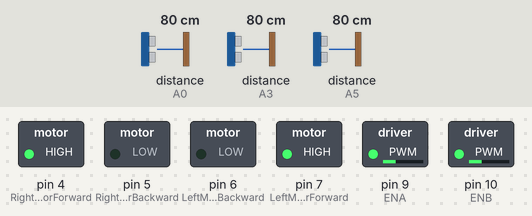
This sketch was run on a simulated Arduino Uno, built with avr-gcc and run on an emulated ATmega328P. Shown: switched loads named in the sketch (green lamp = pin HIGH). Wiring (inferred from the names in the program): 3 × ultrasonic range finder: trigger A1, echo A0 / trigger A2, echo A3 / trigger A4, echo A5. Dashed ring = blinking. The inputs (shaded band) are chosen by the test bench; at power-on: distance to the obstacle (sensors on A0, A3, A5) 80 cm. The echo pulse lasts 58.3 µs per cm; pins used as bus, display or sensor lines are not drawn; what the sketch prints to the serial monitor is not drawn.

Above: at 1.2 s.
1.3 s: distance to the obstacle (sensor on A0) set to 19 cm
3.0 s: distance to the obstacle (sensor on A0) set to 15 cm
At 4.2 s:
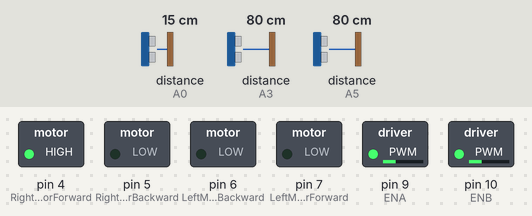
4.5 s: distance to the obstacle (sensor on A3) set to 2 cm
6.4 s: distance to the obstacle (sensor on A5) set to 24 cm
8.2 s: distance to the obstacle (sensor on A5) set to 20 cm
At 8.34 s:
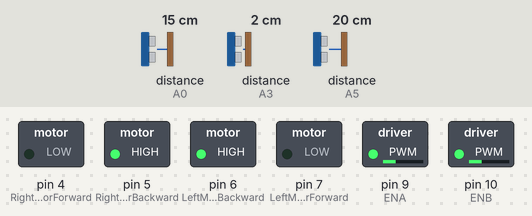
At 8.92 s:
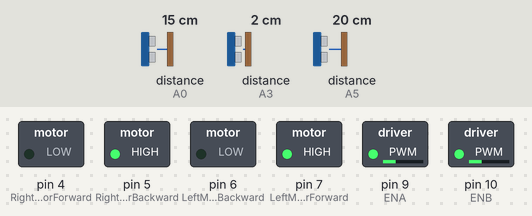
11.2 s: distance to the obstacle (sensor on A0) set to 35 cm
At 12.1 s:
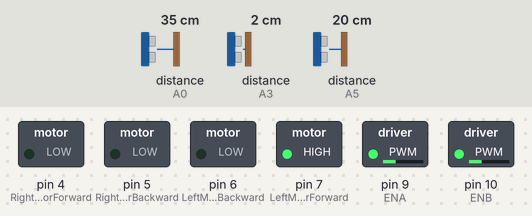
Timing chart, 0 to 13.8 s (numbered marks = the images above; inputs shaded):
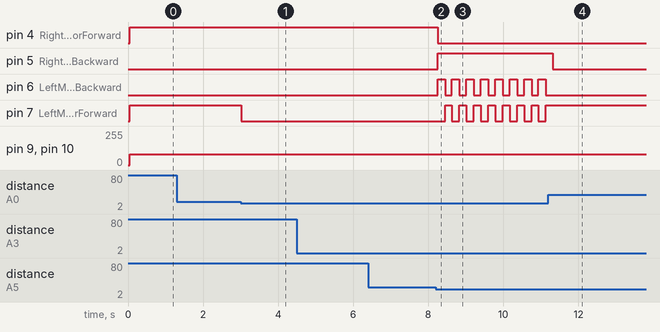

Measured:
- the behaviour switches between 17 and 16 cm on distance to the obstacle (sensor on A0) (found by bisection; images 0 and 1)
- the behaviour switches between 22 and 21 cm on distance to the obstacle (sensor on A5) (found by bisection; images 1 and 2)
- after the input at 1.3 s, every drawn part: stays the same
- after the input at 3.0 s, pin 7 (LeftMotorForward): HIGH → LOW at once
- after the input at 4.5 s, every drawn part: stays the same
- after the input at 6.4 s, every drawn part: stays the same
- after the input at 8.2 s, pin 4 (RightMotorForward): HIGH → LOW after 0.05 s; pin 5 (RightMotorBackward): LOW → HIGH after 0.05 s; pin 6 (LeftMotorBackward): alternates HIGH for 0.20 s and LOW for 0.18 s, starting after 0.05 s; pin 7 (LeftMotorForward): alternates HIGH for 0.18 s and LOW for 0.20 s, starting after 0.25 s
- after the input at 11.2 s, pin 5 (RightMotorBackward): HIGH → LOW after 0.12 s; pin 6 (LeftMotorBackward): stops changing and stays LOW; pin 7 (LeftMotorForward): stops changing and stays HIGH

The sketch:

MazeBot.ino
```cpp
//right
int Echo1 = A0;
int Trig1 = A1;
//left sensor
int Echo2 = A5;
int Trig2 = A4;
//middle sensor
int Echo3 = A3;
int Trig3 = A2;

const int LeftMotorForward = 7;
const int LeftMotorBackward = 6;
const int RightMotorForward = 4;
const int RightMotorBackward = 5;

const int ENA = 9;  // Adjust the pin number as per your setup
const int ENB = 10; // Adjust the pin number as per your setup

int ABS = 80;
int Left_Distance = 0, Right_Distance = 0, Middle_Distance = 0;

void moveForward() {
  digitalWrite(LeftMotorForward, HIGH);
  digitalWrite(RightMotorForward, HIGH);
  digitalWrite(LeftMotorBackward, LOW);
  digitalWrite(RightMotorBackward, LOW);
  analogWrite(ENA, ABS);
  analogWrite(ENB, ABS);
  Serial.print("ROBOT_MOVING_FORWARD");
}

void moveBackward() {
  digitalWrite(LeftMotorForward, LOW);
  digitalWrite(RightMotorForward, LOW);
  digitalWrite(LeftMotorBackward, HIGH);
  digitalWrite(RightMotorBackward, HIGH);
  analogWrite(ENA, ABS);
  analogWrite(ENB, ABS);
  Serial.print("ROBOT_MOVING_BACKWARD");
}

void moveLeft() {
  digitalWrite(LeftMotorForward, LOW);
  digitalWrite(RightMotorForward, HIGH);
  digitalWrite(LeftMotorBackward, LOW);
  digitalWrite(RightMotorBackward, LOW);
  analogWrite(ENA, ABS);
  analogWrite(ENB, ABS);
  Serial.print("ROBOT_MOVING_LEFT");
}

void moveRight() {
  digitalWrite(LeftMotorForward, HIGH);
  digitalWrite(RightMotorForward, LOW);
  digitalWrite(LeftMotorBackward, LOW);
  digitalWrite(RightMotorBackward, LOW);
  analogWrite(ENA, ABS);
  analogWrite(ENB, ABS);
  Serial.print("ROBOT_MOVING_RIGHT");
}

void moveStop() {
  digitalWrite(LeftMotorForward, LOW);
  digitalWrite(RightMotorForward, LOW);
  digitalWrite(LeftMotorBackward, LOW);
  digitalWrite(RightMotorBackward, LOW);
  analogWrite(ENA, 0);
  analogWrite(ENB, 0);
  Serial.print("ROBOT_STOP");
}

void moveCircleleft() {
  digitalWrite(LeftMotorForward, HIGH);
  digitalWrite(RightMotorForward, LOW);
  digitalWrite(LeftMotorBackward, LOW);
  digitalWrite(RightMotorBackward, HIGH);
  analogWrite(ENA, ABS);
  analogWrite(ENB, ABS);
  Serial.print("ROBOT_Circleleft");
}

void moveCircleright() {
  digitalWrite(LeftMotorForward, LOW);
  digitalWrite(RightMotorForward, HIGH);
  digitalWrite(LeftMotorBackward, HIGH);
  digitalWrite(RightMotorBackward, LOW);
  analogWrite(ENA, ABS);
  analogWrite(ENB, ABS);
  Serial.print("ROBOT_Circleleft");
}

//Ultrasonic distance measurement:
int Left_Distance_test() {
  digitalWrite(Trig2, LOW);
  delayMicroseconds(2);
  digitalWrite(Trig2, HIGH);
  delayMicroseconds(25);
  digitalWrite(Trig2, LOW);
  float Fdistance = pulseIn(Echo2, HIGH);
  Fdistance = Fdistance / 29 / 2;
  return (int)Fdistance;
}

int Middle_Distance_test() {
  digitalWrite(Trig3, LOW);
  delayMicroseconds(2);
  digitalWrite(Trig3, HIGH);
  delayMicroseconds(25);
  digitalWrite(Trig3, LOW);
  float Fdistance = pulseIn(Echo3, HIGH);
  Fdistance = Fdistance / 29 / 2;
  return (int)Fdistance;
}

int Right_Distance_test() {
  digitalWrite(Trig1, LOW);
  delayMicroseconds(2);
  digitalWrite(Trig1, HIGH);
  delayMicroseconds(25);
  digitalWrite(Trig1, LOW);
  float Fdistance = pulseIn(Echo1, HIGH);
  Fdistance = Fdistance / 29 / 2;
  return (int)Fdistance;
}

void setup() {
  Serial.begin(9600);
  pinMode(Echo1, INPUT);
  pinMode(Trig1, OUTPUT);
  pinMode(Echo2, INPUT);
  pinMode(Trig2, OUTPUT);
  pinMode(Echo3, INPUT);
  pinMode(Trig3, OUTPUT);
  pinMode(RightMotorForward, OUTPUT);
  pinMode(LeftMotorForward, OUTPUT);
  pinMode(LeftMotorBackward, OUTPUT);
  pinMode(RightMotorBackward, OUTPUT);
  pinMode(ENA, OUTPUT);
  pinMode(ENB, OUTPUT);
  moveStop();
}


void loop() {
  Left_Distance = Left_Distance_test();
  delay(10);
  Middle_Distance = Middle_Distance_test();
  delay(10);
  Right_Distance = Right_Distance_test();
  delay(10);

  if (Middle_Distance <= 20) {
    if (Right_Distance > Left_Distance) {
      if ((Right_Distance <= 20) && (Left_Distance <= 20)) {
        moveBackward();
        delay(200);
        moveCircleright();
        delay(150);
      } else {
        moveRight();
      }
    } else if (Right_Distance < Left_Distance) {
      if ((Right_Distance <= 20) && (Left_Distance <= 20)) {
        moveBackward();
        delay(200);
        moveCircleleft();
        delay(150);
      } else {
        moveLeft();
      }
    }
  }else if (Right_Distance <=15) {
    moveLeft();
  }else if (Left_Distance <= 15) {
    moveRight();
  }else {
    moveForward();
  }
}
```
